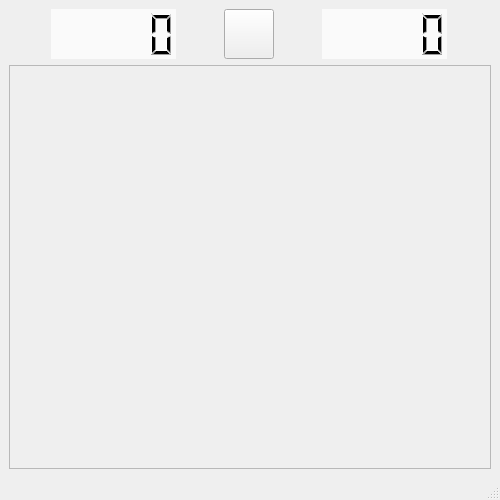
<?xml version="1.0" encoding="UTF-8"?>
<ui version="4.0">
 <class>MainWindow</class>
 <widget class="QMainWindow" name="MainWindow">
  <property name="geometry">
   <rect>
    <x>0</x>
    <y>0</y>
    <width>500</width>
    <height>500</height>
   </rect>
  </property>
  <property name="sizePolicy">
   <sizepolicy hsizetype="Fixed" vsizetype="Fixed">
    <horstretch>0</horstretch>
    <verstretch>0</verstretch>
   </sizepolicy>
  </property>
  <property name="minimumSize">
   <size>
    <width>500</width>
    <height>500</height>
   </size>
  </property>
  <property name="maximumSize">
   <size>
    <width>500</width>
    <height>500</height>
   </size>
  </property>
  <property name="windowTitle">
   <string>BuscaCovid-19</string>
  </property>
  <widget class="QWidget" name="centralwidget">
   <layout class="QGridLayout" name="gridLayout">
    <item row="0" column="0">
     <layout class="QHBoxLayout" name="horizontalLayout">
      <item>
       <widget class="QLCDNumber" name="cont_mines">
        <property name="minimumSize">
         <size>
          <width>100</width>
          <height>50</height>
         </size>
        </property>
        <property name="maximumSize">
         <size>
          <width>125</width>
          <height>50</height>
         </size>
        </property>
        <property name="styleSheet">
         <string notr="true">border:none;background-color:rgba(255,255,255,0.7);</string>
        </property>
       </widget>
      </item>
      <item>
       <widget class="QPushButton" name="startbut">
        <property name="sizePolicy">
         <sizepolicy hsizetype="Minimum" vsizetype="Fixed">
          <horstretch>0</horstretch>
          <verstretch>0</verstretch>
         </sizepolicy>
        </property>
        <property name="minimumSize">
         <size>
          <width>50</width>
          <height>50</height>
         </size>
        </property>
        <property name="maximumSize">
         <size>
          <width>50</width>
          <height>50</height>
         </size>
        </property>
        <property name="text">
         <string/>
        </property>
       </widget>
      </item>
      <item>
       <widget class="QLCDNumber" name="time">
        <property name="minimumSize">
         <size>
          <width>0</width>
          <height>50</height>
         </size>
        </property>
        <property name="maximumSize">
         <size>
          <width>125</width>
          <height>50</height>
         </size>
        </property>
        <property name="styleSheet">
         <string notr="true">border:none;background-color:rgba(255,255,255,0.7);</string>
        </property>
        <property name="lineWidth">
         <number>2</number>
        </property>
        <property name="intValue" stdset="0">
         <number>999999</number>
        </property>
       </widget>
      </item>
     </layout>
    </item>
    <item row="1" column="0">
     <widget class="QFrame" name="frame">
      <property name="sizePolicy">
       <sizepolicy hsizetype="Expanding" vsizetype="Expanding">
        <horstretch>0</horstretch>
        <verstretch>0</verstretch>
       </sizepolicy>
      </property>
      <property name="frameShape">
       <enum>QFrame::StyledPanel</enum>
      </property>
      <property name="frameShadow">
       <enum>QFrame::Raised</enum>
      </property>
     </widget>
    </item>
   </layout>
  </widget>
  <widget class="QStatusBar" name="statusbar"/>
 </widget>
 <resources/>
 <connections/>
</ui>
